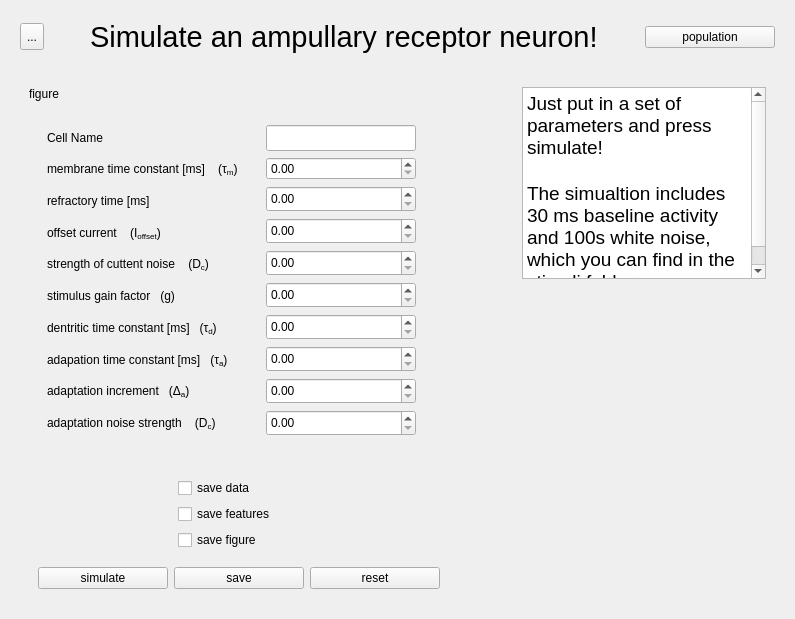
      <widget class="QWidget" name="simulate_cell">
       <layout class="QVBoxLayout" name="verticalLayout_6">
        <item>
         <widget class="QWidget" name="sc_header" native="true">
          <layout class="QHBoxLayout" name="horizontalLayout_3" stretch="0,0,2,0">
           <item>
            <widget class="QToolButton" name="sc_back_to_main">
             <property name="maximumSize">
              <size>
               <width>16777215</width>
               <height>27</height>
              </size>
             </property>
             <property name="text">
              <string>...</string>
             </property>
             <property name="icon">
              <iconset resource="resources.qrc">
               <normaloff>:/icons/pictograms/home.png</normaloff>:/icons/pictograms/home.png</iconset>
             </property>
             <property name="iconSize">
              <size>
               <width>24</width>
               <height>16</height>
              </size>
             </property>
             <property name="arrowType">
              <enum>Qt::NoArrow</enum>
             </property>
            </widget>
           </item>
           <item>
            <spacer name="horizontalSpacer_4">
             <property name="orientation">
              <enum>Qt::Horizontal</enum>
             </property>
             <property name="sizeHint" stdset="0">
              <size>
               <width>40</width>
               <height>20</height>
              </size>
             </property>
            </spacer>
           </item>
           <item>
            <widget class="QLabel" name="label">
             <property name="font">
              <font>
               <family>Ubuntu</family>
               <pointsize>22</pointsize>
              </font>
             </property>
             <property name="text">
              <string>Simulate an ampullary receptor neuron!</string>
             </property>
             <property name="textFormat">
              <enum>Qt::PlainText</enum>
             </property>
             <property name="role" stdset="0">
              <string>title</string>
             </property>
            </widget>
           </item>
           <item>
            <widget class="QPushButton" name="sc_table_version">
             <property name="sizePolicy">
              <sizepolicy hsizetype="Fixed" vsizetype="Fixed">
               <horstretch>0</horstretch>
               <verstretch>0</verstretch>
              </sizepolicy>
             </property>
             <property name="minimumSize">
              <size>
               <width>130</width>
               <height>0</height>
              </size>
             </property>
             <property name="maximumSize">
              <size>
               <width>130</width>
               <height>16777215</height>
              </size>
             </property>
             <property name="text">
              <string>population</string>
             </property>
            </widget>
           </item>
          </layout>
         </widget>
        </item>
        <item>
         <widget class="QWidget" name="sc_content_widget" native="true">
          <layout class="QHBoxLayout" name="horizontalLayout" stretch="8,1,20">
           <property name="bottomMargin">
            <number>1</number>
           </property>
           <item>
            <widget class="QWidget" name="sc_left_box" native="true">
             <property name="sizePolicy">
              <sizepolicy hsizetype="Preferred" vsizetype="Expanding">
               <horstretch>0</horstretch>
               <verstretch>0</verstretch>
              </sizepolicy>
             </property>
             <property name="maximumSize">
              <size>
               <width>500</width>
               <height>16777215</height>
              </size>
             </property>
             <layout class="QVBoxLayout" name="verticalLayout_9" stretch="1,2,0,0">
              <item>
               <widget class="QLabel" name="sc_equation">
                <property name="sizePolicy">
                 <sizepolicy hsizetype="Preferred" vsizetype="Preferred">
                  <horstretch>0</horstretch>
                  <verstretch>0</verstretch>
                 </sizepolicy>
                </property>
                <property name="text">
                 <string>figure</string>
                </property>
               </widget>
              </item>
              <item>
               <widget class="QWidget" name="sc_input_and_labels" native="true">
                <layout class="QHBoxLayout" name="horizontalLayout_2" stretch="0,0">
                 <item>
                  <widget class="QWidget" name="sc_label_box" native="true">
                   <property name="sizePolicy">
                    <sizepolicy hsizetype="Preferred" vsizetype="Expanding">
                     <horstretch>0</horstretch>
                     <verstretch>0</verstretch>
                    </sizepolicy>
                   </property>
                   <layout class="QVBoxLayout" name="verticalLayout_8">
                    <item>
                     <widget class="QLabel" name="sc_label_name">
                      <property name="text">
                       <string>Cell Name</string>
                      </property>
                     </widget>
                    </item>
                    <item>
                     <widget class="QLabel" name="sc_label_1">
                      <property name="text">
                       <string>&lt;html&gt;&lt;head/&gt;&lt;body&gt;&lt;p&gt;membrane time constant [ms]    (τ&lt;span style=&quot; vertical-align:sub;&quot;&gt;m&lt;/span&gt;) &lt;/p&gt;&lt;/body&gt;&lt;/html&gt;</string>
                      </property>
                      <property name="textFormat">
                       <enum>Qt::RichText</enum>
                      </property>
                     </widget>
                    </item>
                    <item>
                     <widget class="QLabel" name="sc_label_2">
                      <property name="text">
                       <string>refractory time [ms]</string>
                      </property>
                     </widget>
                    </item>
                    <item>
                     <widget class="QLabel" name="sc_label_3">
                      <property name="text">
                       <string>&lt;html&gt;&lt;head/&gt;&lt;body&gt;&lt;p&gt;offset current    (I&lt;span style=&quot; vertical-align:sub;&quot;&gt;offset&lt;/span&gt;)&lt;/p&gt;&lt;/body&gt;&lt;/html&gt;</string>
                      </property>
                      <property name="textFormat">
                       <enum>Qt::RichText</enum>
                      </property>
                     </widget>
                    </item>
                    <item>
                     <widget class="QLabel" name="sc_label_4">
                      <property name="text">
                       <string>&lt;html&gt;&lt;head/&gt;&lt;body&gt;&lt;p&gt;strength of cuttent noise    (D&lt;span style=&quot; vertical-align:sub;&quot;&gt;c&lt;/span&gt;)&lt;/p&gt;&lt;/body&gt;&lt;/html&gt;</string>
                      </property>
                      <property name="textFormat">
                       <enum>Qt::RichText</enum>
                      </property>
                     </widget>
                    </item>
                    <item>
                     <widget class="QLabel" name="sc_label_5">
                      <property name="text">
                       <string>stimulus gain factor   (g)</string>
                      </property>
                     </widget>
                    </item>
                    <item>
                     <widget class="QLabel" name="sc_label_6">
                      <property name="text">
                       <string>dentritic time constant [ms]&amp;nbsp;&amp;nbsp; (τ&lt;span style=&quot; vertical-align:sub;&quot;&gt;d&lt;/span&gt;)</string>
                      </property>
                     </widget>
                    </item>
                    <item>
                     <widget class="QLabel" name="sc_label_7">
                      <property name="text">
                       <string>adapation time constant [ms] &amp;nbsp;&amp;nbsp;(τ&lt;span style=&quot; vertical-align:sub;&quot;&gt;a&lt;/span&gt;)</string>
                      </property>
                     </widget>
                    </item>
                    <item>
                     <widget class="QLabel" name="sc_label_8">
                      <property name="text">
                       <string>&lt;html&gt;&lt;head/&gt;&lt;body&gt;&lt;p&gt;adaptation increment   (Δ&lt;span style=&quot; vertical-align:sub;&quot;&gt;a&lt;/span&gt;)&lt;/p&gt;&lt;/body&gt;&lt;/html&gt;</string>
                      </property>
                      <property name="textFormat">
                       <enum>Qt::RichText</enum>
                      </property>
                     </widget>
                    </item>
                    <item>
                     <widget class="QLabel" name="sc_label_9">
                      <property name="text">
                       <string>adaptation noise strength &amp;nbsp;&amp;nbsp;  (D&lt;span style=&quot; vertical-align:sub;&quot;&gt;c&lt;/span&gt;)</string>
                      </property>
                      <property name="textFormat">
                       <enum>Qt::RichText</enum>
                      </property>
                     </widget>
                    </item>
                   </layout>
                  </widget>
                 </item>
                 <item>
                  <widget class="QWidget" name="sc_inputs_box" native="true">
                   <layout class="QVBoxLayout" name="verticalLayout_7">
                    <item>
                     <widget class="QLineEdit" name="sc_input_name">
                      <property name="sizePolicy">
                       <sizepolicy hsizetype="Fixed" vsizetype="Fixed">
                        <horstretch>0</horstretch>
                        <verstretch>0</verstretch>
                       </sizepolicy>
                      </property>
                      <property name="minimumSize">
                       <size>
                        <width>150</width>
                        <height>26</height>
                       </size>
                      </property>
                     </widget>
                    </item>
                    <item>
                     <widget class="FreeTypingDoubleSpinBox" name="sc_doubleSpinBox_1">
                      <property name="sizePolicy">
                       <sizepolicy hsizetype="Fixed" vsizetype="Fixed">
                        <horstretch>0</horstretch>
                        <verstretch>0</verstretch>
                       </sizepolicy>
                      </property>
                      <property name="minimumSize">
                       <size>
                        <width>0</width>
                        <height>0</height>
                       </size>
                      </property>
                      <property name="maximumSize">
                       <size>
                        <width>150</width>
                        <height>26</height>
                       </size>
                      </property>
                     </widget>
                    </item>
                    <item>
                     <widget class="FreeTypingDoubleSpinBox" name="sc_doubleSpinBox_2">
                      <property name="sizePolicy">
                       <sizepolicy hsizetype="Fixed" vsizetype="Fixed">
                        <horstretch>0</horstretch>
                        <verstretch>0</verstretch>
                       </sizepolicy>
                      </property>
                      <property name="minimumSize">
                       <size>
                        <width>150</width>
                        <height>26</height>
                       </size>
                      </property>
                     </widget>
                    </item>
                    <item>
                     <widget class="FreeTypingDoubleSpinBox" name="sc_doubleSpinBox_3">
                      <property name="sizePolicy">
                       <sizepolicy hsizetype="Fixed" vsizetype="Fixed">
                        <horstretch>0</horstretch>
                        <verstretch>0</verstretch>
                       </sizepolicy>
                      </property>
                      <property name="minimumSize">
                       <size>
                        <width>150</width>
                        <height>26</height>
                       </size>
                      </property>
                     </widget>
                    </item>
                    <item>
                     <widget class="FreeTypingDoubleSpinBox" name="sc_doubleSpinBox_4">
                      <property name="sizePolicy">
                       <sizepolicy hsizetype="Fixed" vsizetype="Fixed">
                        <horstretch>0</horstretch>
                        <verstretch>0</verstretch>
                       </sizepolicy>
                      </property>
                      <property name="minimumSize">
                       <size>
                        <width>150</width>
                        <height>26</height>
                       </size>
                      </property>
                     </widget>
                    </item>
                    <item>
                     <widget class="FreeTypingDoubleSpinBox" name="sc_doubleSpinBox_5">
                      <property name="sizePolicy">
                       <sizepolicy hsizetype="Fixed" vsizetype="Fixed">
                        <horstretch>0</horstretch>
                        <verstretch>0</verstretch>
                       </sizepolicy>
                      </property>
                      <property name="minimumSize">
                       <size>
                        <width>150</width>
                        <height>26</height>
                       </size>
                      </property>
                     </widget>
                    </item>
                    <item>
                     <widget class="FreeTypingDoubleSpinBox" name="sc_doubleSpinBox_6">
                      <property name="sizePolicy">
                       <sizepolicy hsizetype="Fixed" vsizetype="Fixed">
                        <horstretch>0</horstretch>
                        <verstretch>0</verstretch>
                       </sizepolicy>
                      </property>
                      <property name="minimumSize">
                       <size>
                        <width>150</width>
                        <height>26</height>
                       </size>
                      </property>
                     </widget>
                    </item>
                    <item>
                     <widget class="FreeTypingDoubleSpinBox" name="sc_doubleSpinBox_7">
                      <property name="sizePolicy">
                       <sizepolicy hsizetype="Fixed" vsizetype="Fixed">
                        <horstretch>0</horstretch>
                        <verstretch>0</verstretch>
                       </sizepolicy>
                      </property>
                      <property name="minimumSize">
                       <size>
                        <width>150</width>
                        <height>26</height>
                       </size>
                      </property>
                     </widget>
                    </item>
                    <item>
                     <widget class="FreeTypingDoubleSpinBox" name="sc_doubleSpinBox_8">
                      <property name="sizePolicy">
                       <sizepolicy hsizetype="Fixed" vsizetype="Fixed">
                        <horstretch>0</horstretch>
                        <verstretch>0</verstretch>
                       </sizepolicy>
                      </property>
                      <property name="minimumSize">
                       <size>
                        <width>150</width>
                        <height>26</height>
                       </size>
                      </property>
                     </widget>
                    </item>
                    <item>
                     <widget class="FreeTypingDoubleSpinBox" name="sc_doubleSpinBox_9">
                      <property name="sizePolicy">
                       <sizepolicy hsizetype="Fixed" vsizetype="Fixed">
                        <horstretch>0</horstretch>
                        <verstretch>0</verstretch>
                       </sizepolicy>
                      </property>
                      <property name="minimumSize">
                       <size>
                        <width>150</width>
                        <height>26</height>
                       </size>
                      </property>
                     </widget>
                    </item>
                   </layout>
                  </widget>
                 </item>
                </layout>
               </widget>
              </item>
              <item>
               <widget class="QWidget" name="sc_bottom_right" native="true">
                <layout class="QHBoxLayout" name="horizontalLayout_5">
                 <property name="bottomMargin">
                  <number>1</number>
                 </property>
                 <item alignment="Qt::AlignHCenter">
                  <widget class="QWidget" name="sc_save_box" native="true">
                   <layout class="QVBoxLayout" name="verticalLayout_11">
                    <property name="rightMargin">
                     <number>30</number>
                    </property>
                    <property name="bottomMargin">
                     <number>1</number>
                    </property>
                    <item>
                     <widget class="QCheckBox" name="sc_checkBox_data">
                      <property name="sizePolicy">
                       <sizepolicy hsizetype="Fixed" vsizetype="Fixed">
                        <horstretch>130</horstretch>
                        <verstretch>0</verstretch>
                       </sizepolicy>
                      </property>
                      <property name="minimumSize">
                       <size>
                        <width>130</width>
                        <height>0</height>
                       </size>
                      </property>
                      <property name="text">
                       <string>save data</string>
                      </property>
                     </widget>
                    </item>
                    <item alignment="Qt::AlignRight">
                     <widget class="QCheckBox" name="sc_checkBox_features">
                      <property name="sizePolicy">
                       <sizepolicy hsizetype="Fixed" vsizetype="Fixed">
                        <horstretch>130</horstretch>
                        <verstretch>0</verstretch>
                       </sizepolicy>
                      </property>
                      <property name="minimumSize">
                       <size>
                        <width>130</width>
                        <height>0</height>
                       </size>
                      </property>
                      <property name="text">
                       <string>save features</string>
                      </property>
                     </widget>
                    </item>
                    <item>
                     <widget class="QCheckBox" name="sc_checkBox_figure">
                      <property name="text">
                       <string>save figure</string>
                      </property>
                     </widget>
                    </item>
                   </layout>
                  </widget>
                 </item>
                </layout>
               </widget>
              </item>
              <item alignment="Qt::AlignRight">
               <widget class="QWidget" name="widget_3" native="true">
                <layout class="QHBoxLayout" name="horizontalLayout_9">
                 <property name="rightMargin">
                  <number>39</number>
                 </property>
                 <item>
                  <widget class="QPushButton" name="sc_btn_simulate">
                   <property name="minimumSize">
                    <size>
                     <width>130</width>
                     <height>0</height>
                    </size>
                   </property>
                   <property name="text">
                    <string>simulate</string>
                   </property>
                  </widget>
                 </item>
                 <item>
                  <widget class="QPushButton" name="sc_btn_save">
                   <property name="minimumSize">
                    <size>
                     <width>130</width>
                     <height>0</height>
                    </size>
                   </property>
                   <property name="text">
                    <string>save</string>
                   </property>
                  </widget>
                 </item>
                 <item>
                  <widget class="QPushButton" name="sc_btn_reset">
                   <property name="minimumSize">
                    <size>
                     <width>130</width>
                     <height>0</height>
                    </size>
                   </property>
                   <property name="maximumSize">
                    <size>
                     <width>130</width>
                     <height>16777215</height>
                    </size>
                   </property>
                   <property name="text">
                    <string>reset</string>
                   </property>
                  </widget>
                 </item>
                </layout>
               </widget>
              </item>
             </layout>
            </widget>
           </item>
           <item>
            <widget class="QWidget" name="sc_colspacer1" native="true">
             <property name="sizePolicy">
              <sizepolicy hsizetype="Expanding" vsizetype="Preferred">
               <horstretch>0</horstretch>
               <verstretch>0</verstretch>
              </sizepolicy>
             </property>
             <property name="minimumSize">
              <size>
               <width>1</width>
               <height>0</height>
              </size>
             </property>
            </widget>
           </item>
           <item>
            <widget class="QWidget" name="sc_right_box" native="true">
             <property name="sizePolicy">
              <sizepolicy hsizetype="Preferred" vsizetype="Expanding">
               <horstretch>0</horstretch>
               <verstretch>0</verstretch>
              </sizepolicy>
             </property>
             <layout class="QVBoxLayout" name="verticalLayout_10" stretch="0,1">
              <property name="bottomMargin">
               <number>1</number>
              </property>
              <item>
               <widget class="QPlainTextEdit" name="sc_text_output">
                <property name="sizePolicy">
                 <sizepolicy hsizetype="Preferred" vsizetype="Preferred">
                  <horstretch>0</horstretch>
                  <verstretch>0</verstretch>
                 </sizepolicy>
                </property>
                <property name="font">
                 <font>
                  <pointsize>14</pointsize>
                 </font>
                </property>
                <property name="readOnly">
                 <bool>true</bool>
                </property>
                <property name="plainText">
                 <string>Just put in a set of parameters and press simulate!

The simualtion includes 30 ms baseline activity and 100s white noise, which you can find in the stimuli folder.</string>
                </property>
               </widget>
              </item>
              <item>
               <widget class="QFrame" name="sc_figure">
                <property name="sizePolicy">
                 <sizepolicy hsizetype="Expanding" vsizetype="Expanding">
                  <horstretch>0</horstretch>
                  <verstretch>0</verstretch>
                 </sizepolicy>
                </property>
                <property name="frameShape">
                 <enum>QFrame::NoFrame</enum>
                </property>
                <property name="frameShadow">
                 <enum>QFrame::Raised</enum>
                </property>
                <layout class="QVBoxLayout" name="verticalLayout_4"/>
               </widget>
              </item>
             </layout>
            </widget>
           </item>
          </layout>
         </widget>
        </item>
       </layout>
      </widget>
